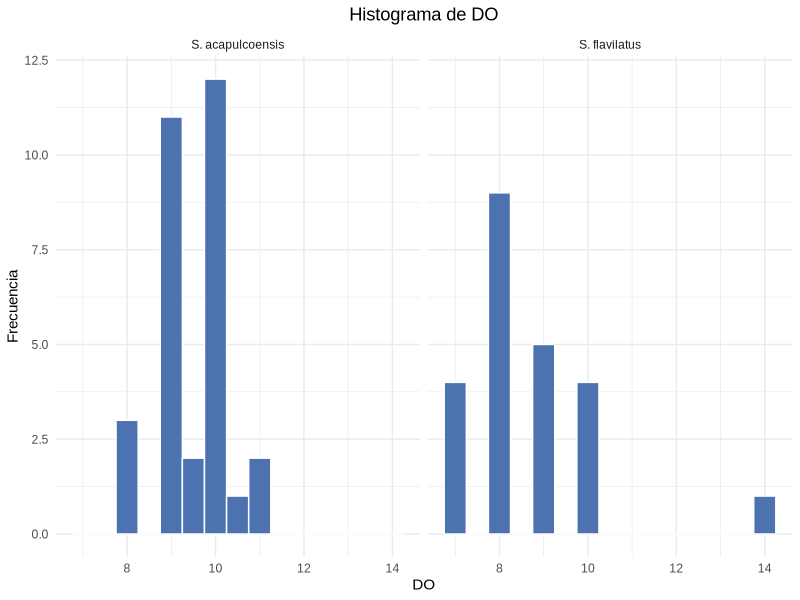
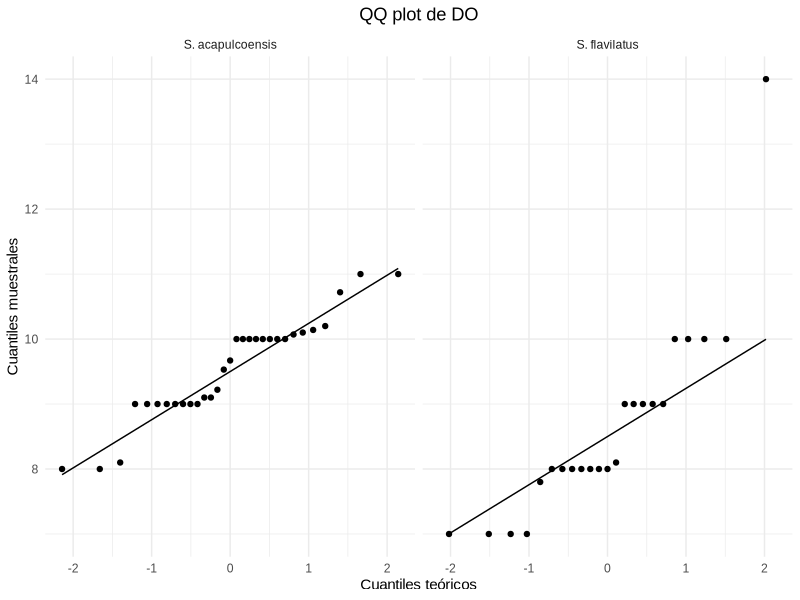
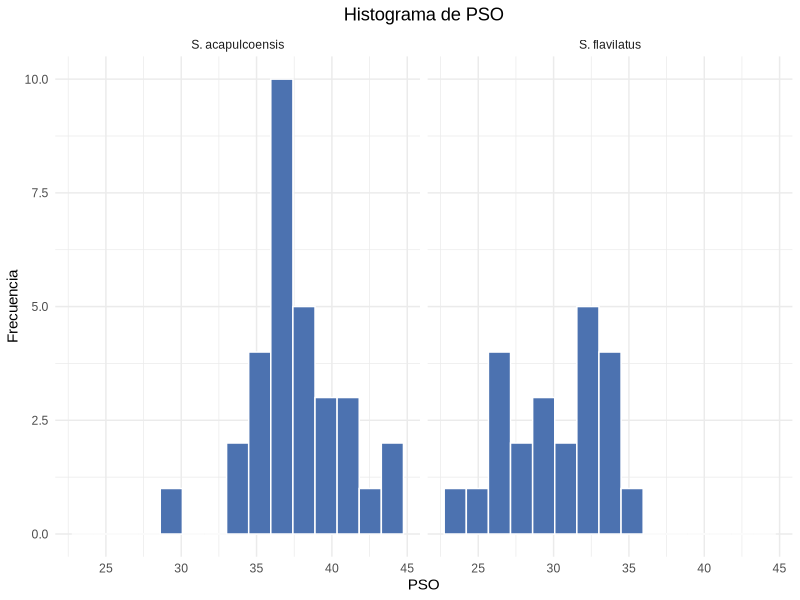
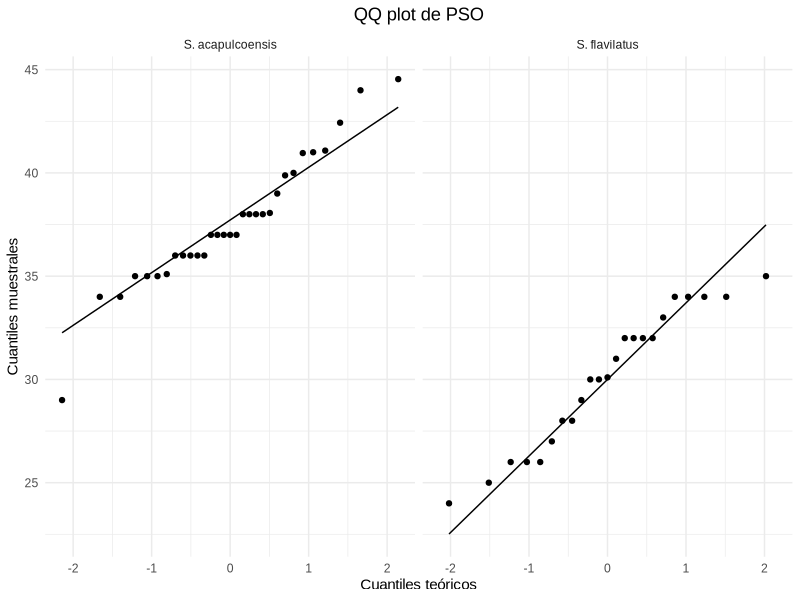
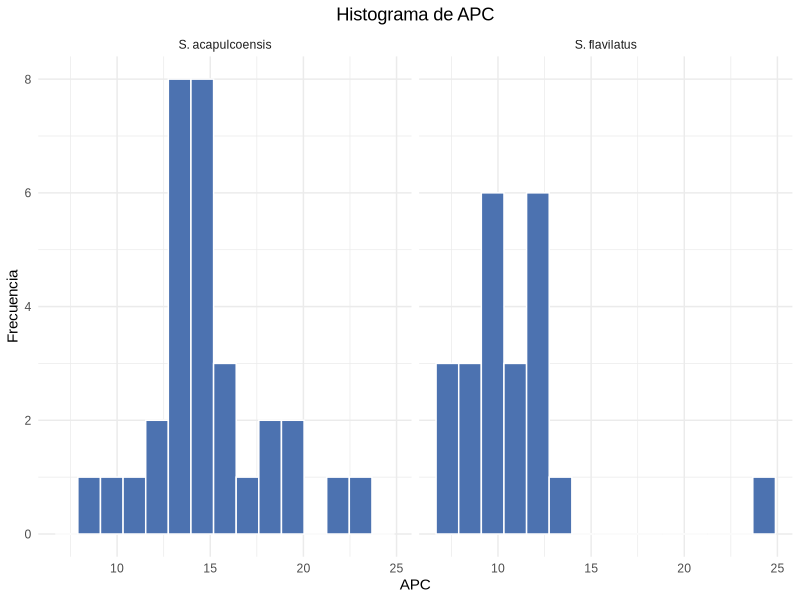
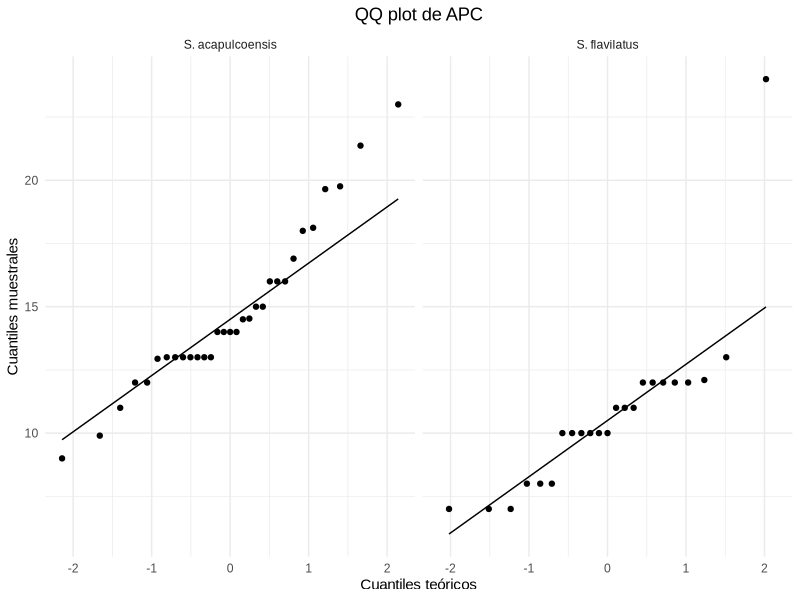
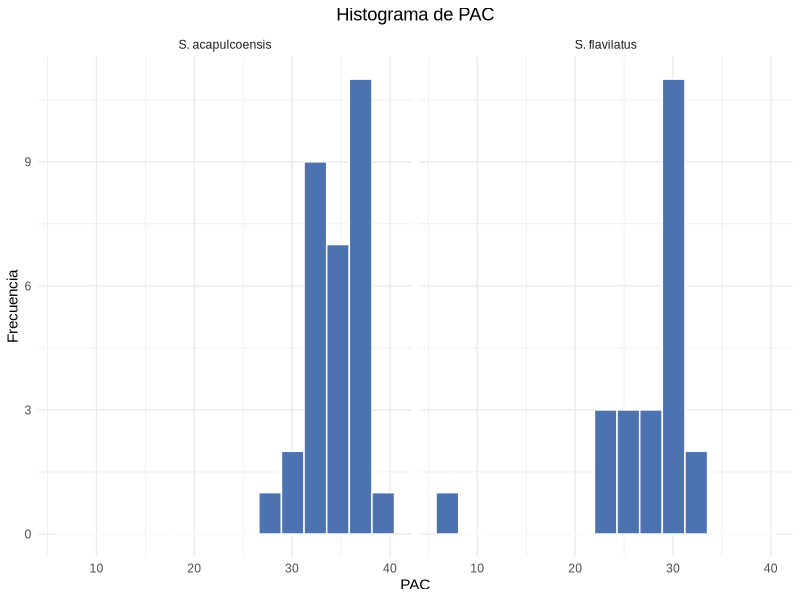
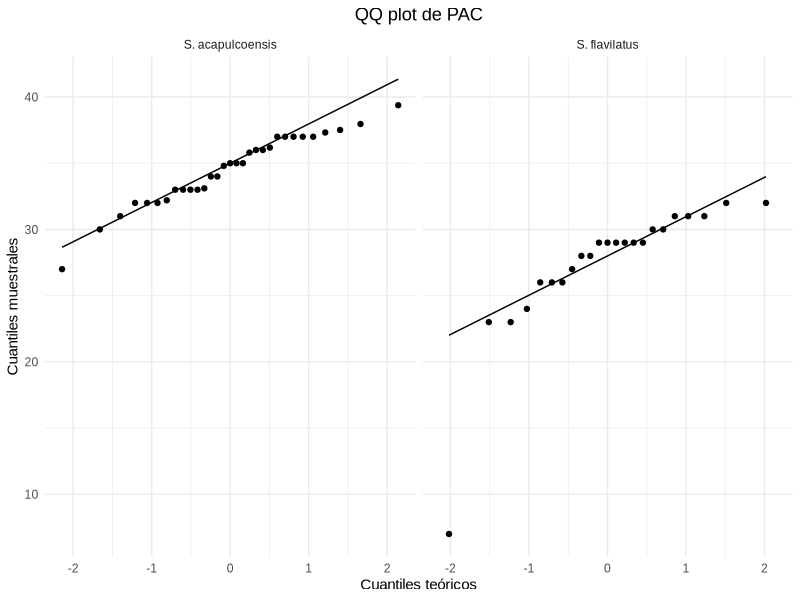

Write R code to recreate these figures, in order.
# Paquetes
library(tidyverse)
library(ggpubr)

# 1) Leer datos
datos <- read.csv("metricas_crudos.csv", check.names = FALSE)

# Orden sugerido para la leyenda
datos$especie <- factor(datos$especie,
                        levels = c("S. acapulcoensis", "S. flavilatus"))

# 2) Variables morfológicas
variables <- c("DO","PSO","APC","PAC","M")
stopifnot(all(variables %in% names(datos)))

# 3) Shapiro–Wilk por variable y especie (manejo de n<3)
cat("=== Shapiro–Wilk por variable y especie ===\n")
for (var in variables) {
  cat("\n---", var, "---\n")
  for (sp in levels(datos$especie)) {
    x <- datos %>% filter(especie == sp) %>% pull(var)
    x <- x[is.finite(x)]
    if (length(x) < 3L) {
      cat("Especie:", sp, "- n <", 3, " (Shapiro no aplicable)\n")
    } else {
      sw <- tryCatch(shapiro.test(x), error = function(e) NULL)
      if (is.null(sw)) {
        cat("Especie:", sp, "- error en Shapiro\n")
      } else {
        cat("Especie:", sp,
            "- W =", round(unname(sw$statistic), 3),
            "- p =", signif(sw$p.value, 3), "\n")
      }
    }
  }
}

# 4) Histogramas y QQ-plots por variable (facet por especie)
for (var in variables) {
  p_hist <- ggplot(datos, aes(x = .data[[var]])) +
    geom_histogram(bins = 15, fill = "#4C72B0", color = "white") +
    facet_wrap(~ especie, nrow = 1) +
    labs(title = paste("Histograma de", var), x = var, y = "Frecuencia") +
    theme_minimal(base_family = "Arial") +
    theme(plot.title = element_text(hjust = 0.5))
  print(p_hist)
  
  p_qq <- ggplot(datos, aes(sample = .data[[var]])) +
    stat_qq() + stat_qq_line() +
    facet_wrap(~ especie, nrow = 1) +
    labs(title = paste("QQ plot de", var), x = "Cuantiles teóricos", y = "Cuantiles muestrales") +
    theme_minimal(base_family = "Arial") +
    theme(plot.title = element_text(hjust = 0.5))
  print(p_qq)
}

# 5) Datos en formato largo + cambio de etiquetas de variables
datos_largo <- datos %>%
  pivot_longer(cols = all_of(variables),
               names_to = "Variable", values_to = "Valor") %>%
  mutate(
    # Recodificación solicitada: DO→2, APC→4, PAC→5, M→6, PSO→3
    Variable_lbl = recode(Variable,
                          "DO"  = "2",
                          "APC" = "4",
                          "PAC" = "5",
                          "M"   = "6",
                          "PSO" = "3"),
    Variable_lbl = factor(Variable_lbl, levels = c("2","3","4","5","6"))
  )

# 6) Wilcoxon por variable (comparando especies)
wilcox_df <- datos_largo %>%
  group_by(Variable_lbl) %>%
  summarise(
    p = tryCatch(wilcox.test(Valor ~ especie)$p.value, error = function(e) NA_real_),
    W = tryCatch(unname(wilcox.test(Valor ~ especie)$statistic), error = function(e) NA_real_),
    y.position = max(Valor, na.rm = TRUE) * 1.05,
    group1 = "S. acapulcoensis",
    group2 = "S. flavilatus",
    .groups = "drop"
  )

# 7) Gráfico combinado por métrica con leyenda renombrada
pal_especie <- c("S. acapulcoensis" = "#C16540", "S. flavilatus" = "#00C1C8")
labs_especie <- c("S. acapulcoensis" = "Stegastes acapulcoensis",
                  "S. flavilatus"   = "Stegastes flavilatus")

p <- ggplot(datos_largo, aes(x = Variable_lbl, y = Valor, fill = especie)) +
  geom_boxplot(alpha = 0.8, color = "black", width = 0.7,
               position = position_dodge(width = 0.8), outlier.shape = 21) +
  stat_summary(aes(group = especie),
               fun = mean, geom = "point",
               position = position_dodge(width = 0.8),
               shape = 21, size = 3, color = "black", fill = "white") +
  scale_fill_manual(values = pal_especie,
                    breaks = levels(datos$especie),
                    labels = labs_especie) +
  labs(y = "Longitud (mm)", x = "Métrica morfológica") +
  theme_classic(base_family = "Arial") +
  theme(
    text = element_text(family = "Arial", size = 11, color = "black"),
    axis.title = element_text(size = 11, color = "black", face = "plain"),
    axis.text  = element_text(size = 11, color = "black"),
    legend.title = element_blank(),
    legend.text  = element_text(face = "italic", size = 11, color = "black"),
    legend.position = "top",
    legend.margin = margin(t = 5),
    plot.margin = margin(10, 10, 10, 10)
  )

print(p)

# Guardar la figura combinada
ggsave(
  filename = "F:/Doctorado/TESIS version 3/capitulo 3.- corregido/figuras/metricas.tiff",
  plot = p,
  device = "tiff",
  dpi = 500,
  compression = "lzw",
  width = 8, height = 6, units = "in"
)
wilcox_df %>%
  mutate(p = signif(p, 3)) %>%
  select(Variable_lbl, W, p) %>%
  print(n = Inf)
